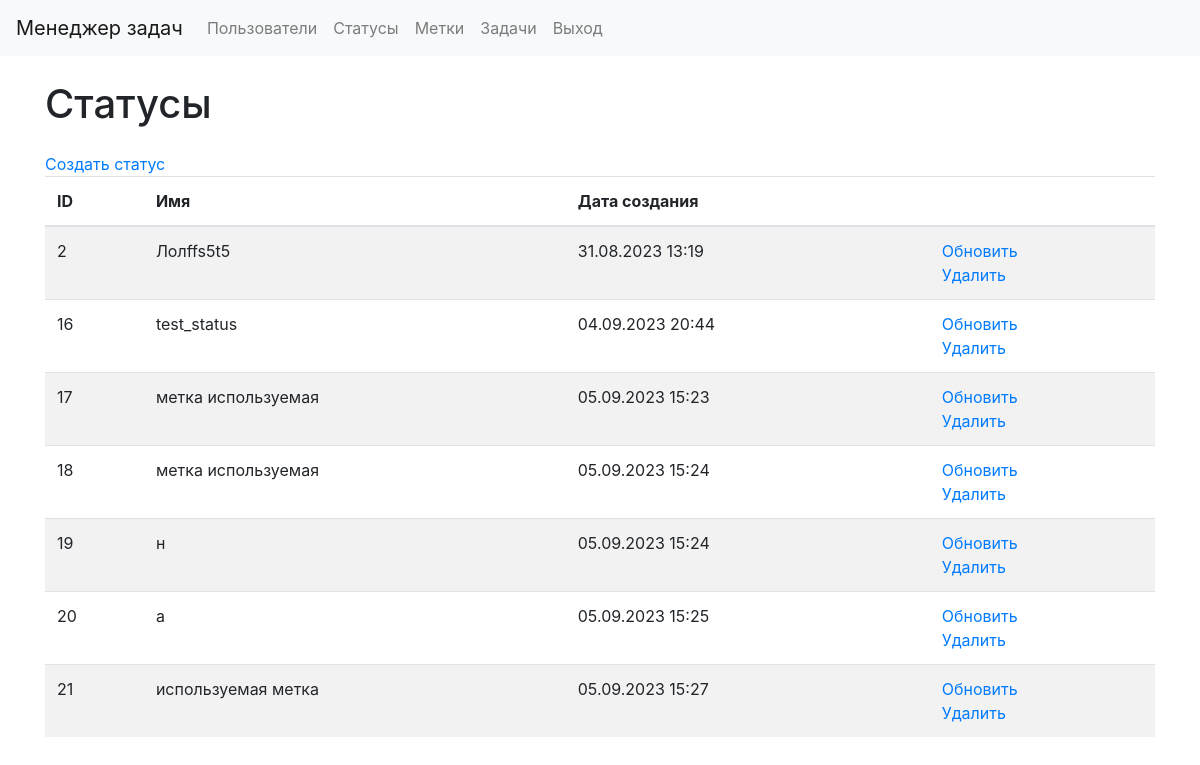
/statuses/ (signed in), run on the app's committed database.
### statuses/models.py (models this page shows, shortened)
class Status(models.Model):
    name = models.CharField(
        max_length=100,
        db_index=True,
        verbose_name="Статус"
    )
    created_at = models.DateTimeField(
        auto_now_add=True,
        verbose_name="Время создания"
    )
    updated_at = models.DateTimeField(
        auto_now=True,
        verbose_name="Время изменения"
    )
    class Meta:
        verbose_name = 'Статус'
        verbose_name_plural = 'Статусы'
        ordering = ['id']

### statuses/views.py (the view)
# urls.py: path('', StatusesList.as_view(), name="statuses_list"),
class StatusesList(LoginRequiredMixin, DataMixin, ListView):
    model = Status
    template_name = "statuses/statuses_list.html"
    context_object_name = "statuses"
    def get_context_data(self, *, object_list=None, **kwargs):
        context = super().get_context_data(**kwargs)
        c_def = self.get_user_context(title=_("Statuses"))
        return context | c_def
    def get_queryset(self):
        return Status.objects.all()

### task_manager/utils.py (called while the page is built)
    def get_user_context(self, **kwargs):
        context = kwargs
        user_menu = menu.copy()
        if self.request.user.is_authenticated:
            user_menu.pop(4)
            user_menu.pop(4)
        if not self.request.user.is_authenticated:
            user_menu.pop(1)
            user_menu.pop(1)
            user_menu.pop(1)
            user_menu.pop(3)
        context['menu'] = user_menu
        return context

### task_manager/templates/statuses/statuses_list.html (shortened to what this page needs)
{% extends 'layout.html' %}
{% load bootstrap4 %}
{% block content %}
{% load i18n %}
<div class="container wrapper flex-grow-1">
    <h1 class="my-4">{% trans "Statuses" %}</h1>
    <a class=nav-link" href="{% url "statuses_create" %}"> {% trans "Create status" %} </a>
    <table class="table table-striped">
        <thead>
            <tr>
                <th>ID</th>
                <th>{% trans "Name" %}</th>
                <th>{% trans "Creation date" %}</th>
                <th></th>
            </tr>
        </thead>
        <tbody>
            {% for status in statuses %}
            <tr>
                <td> {{ status.id }} </td>
                <td> {{ status.name }} </td>
                <td> {{ status.created_at|date:"d.m.Y H:i" }} </td>
                <td>
                    <a href="{% url "statuses_update" status.id %}">{% trans "Update" %}</a>
                    <br>
                    <a href="{% url "statuses_delete" status.id %}">{% trans "Delete" %}</a>
                </td>
            </tr>
            {% endfor %}
        </tbody>
    </table>
</div>
{% endblock %}

### data on the page
Status: id "2", name "Лолffs5t5", created_at "31.08.2023 13:19"
Status: id "16", name "test_status", created_at "04.09.2023 20:44"
Status: id "17", name "метка используемая", created_at "05.09.2023 15:23"
Status: id "18", name "метка используемая", created_at "05.09.2023 15:24"
Status: id "19", name "н", created_at "05.09.2023 15:24"
Status: id "20", name "а", created_at "05.09.2023 15:25"
Status: id "21", name "используемая метка", created_at "05.09.2023 15:27"

### other printed values
{{ menu_tag.title }} "Пользователи" "Статусы" "Метки" "Задачи" "Выход"
